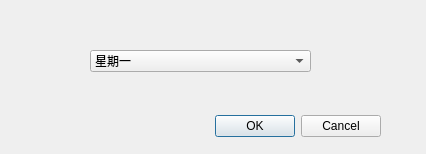
<?xml version="1.0" encoding="UTF-8"?>
<ui version="4.0">
 <class>Dialog</class>
 <widget class="QDialog" name="Dialog">
  <property name="geometry">
   <rect>
    <x>0</x>
    <y>0</y>
    <width>426</width>
    <height>154</height>
   </rect>
  </property>
  <property name="windowTitle">
   <string>Dialog</string>
  </property>
  <widget class="QDialogButtonBox" name="buttonBox">
   <property name="geometry">
    <rect>
     <x>40</x>
     <y>110</y>
     <width>341</width>
     <height>32</height>
    </rect>
   </property>
   <property name="orientation">
    <enum>Qt::Horizontal</enum>
   </property>
   <property name="standardButtons">
    <set>QDialogButtonBox::Cancel|QDialogButtonBox::Ok</set>
   </property>
  </widget>
  <widget class="QComboBox" name="comboBox">
   <property name="geometry">
    <rect>
     <x>90</x>
     <y>50</y>
     <width>221</width>
     <height>22</height>
    </rect>
   </property>
   <item>
    <property name="text">
     <string>星期一</string>
    </property>
   </item>
   <item>
    <property name="text">
     <string>星期二</string>
    </property>
   </item>
   <item>
    <property name="text">
     <string>星期三</string>
    </property>
   </item>
   <item>
    <property name="text">
     <string>星期四</string>
    </property>
   </item>
   <item>
    <property name="text">
     <string>星期五</string>
    </property>
   </item>
   <item>
    <property name="text">
     <string>星期六</string>
    </property>
   </item>
   <item>
    <property name="text">
     <string>星期日</string>
    </property>
   </item>
  </widget>
 </widget>
 <resources/>
 <connections>
  <connection>
   <sender>buttonBox</sender>
   <signal>accepted()</signal>
   <receiver>Dialog</receiver>
   <slot>accept()</slot>
   <hints>
    <hint type="sourcelabel">
     <x>248</x>
     <y>254</y>
    </hint>
    <hint type="destinationlabel">
     <x>157</x>
     <y>274</y>
    </hint>
   </hints>
  </connection>
  <connection>
   <sender>buttonBox</sender>
   <signal>rejected()</signal>
   <receiver>Dialog</receiver>
   <slot>reject()</slot>
   <hints>
    <hint type="sourcelabel">
     <x>316</x>
     <y>260</y>
    </hint>
    <hint type="destinationlabel">
     <x>286</x>
     <y>274</y>
    </hint>
   </hints>
  </connection>
 </connections>
</ui>
